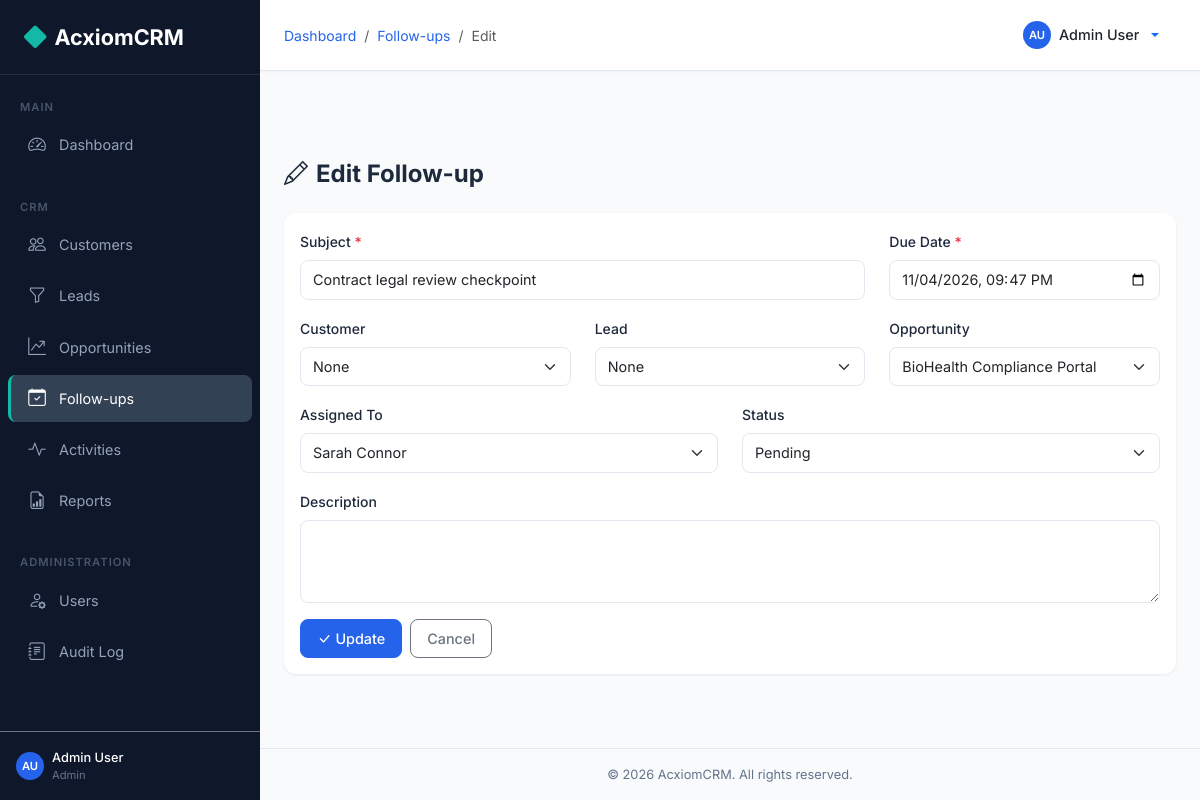
Page /followups/2/edit (signed in) on the committed database.
### backend/models.py (models this page shows, shortened)
class User(UserMixin, db.Model):
    __tablename__ = 'users'
    id = db.Column(db.Integer, primary_key=True)
    first_name = db.Column(db.String(50), nullable=False)
    last_name = db.Column(db.String(50), nullable=False)
    email = db.Column(db.String(120), unique=True, nullable=False, index=True)
    password_hash = db.Column(db.String(256), nullable=False)
    phone = db.Column(db.String(20))
    role_id = db.Column(db.Integer, db.ForeignKey('roles.id'), nullable=False)
    is_active = db.Column(db.Boolean, default=True)
    failed_login_count = db.Column(db.Integer, default=0)
    lockout_until = db.Column(db.DateTime, nullable=True)
    created_at = db.Column(db.DateTime, default=datetime.utcnow)
    updated_at = db.Column(db.DateTime, default=datetime.utcnow, onupdate=datetime.utcnow)
    customers = db.relationship('Customer', backref='assigned_user', lazy='dynamic', foreign_keys='Customer.assigned_to')
    leads = db.relationship('Lead', backref='assigned_user', lazy='dynamic', foreign_keys='Lead.assigned_to')
    opportunities = db.relationship('Opportunity', backref='assigned_user', lazy='dynamic', foreign_keys='Opportunity.assigned_to')
    @property
    def full_name(self):
        return f'{self.first_name} {self.last_name}'
    def is_admin(self):
        return self.role and self.role.name == 'Admin'

class Role(db.Model):
    __tablename__ = 'roles'
    id = db.Column(db.Integer, primary_key=True)
    name = db.Column(db.String(50), unique=True, nullable=False)
    description = db.Column(db.String(200))
    permissions = db.relationship('Permission', secondary=role_permissions, backref='roles')
    users = db.relationship('User', backref='role', lazy='dynamic')

class FollowUp(db.Model):
    __tablename__ = 'followups'
    id = db.Column(db.Integer, primary_key=True)
    subject = db.Column(db.String(200), nullable=False)
    description = db.Column(db.Text)
    customer_id = db.Column(db.Integer, db.ForeignKey('customers.id'))
    lead_id = db.Column(db.Integer, db.ForeignKey('leads.id'))
    opportunity_id = db.Column(db.Integer, db.ForeignKey('opportunities.id'))
    assigned_to = db.Column(db.Integer, db.ForeignKey('users.id'))
    due_date = db.Column(db.DateTime, nullable=False)
    status = db.Column(db.String(20), default='Pending')  # Pending, Completed, Cancelled
    created_by = db.Column(db.Integer, db.ForeignKey('users.id'))
    created_at = db.Column(db.DateTime, default=datetime.utcnow)
    updated_at = db.Column(db.DateTime, default=datetime.utcnow, onupdate=datetime.utcnow)
    assignee = db.relationship('User', foreign_keys=[assigned_to])
    creator = db.relationship('User', foreign_keys=[created_by])

class Opportunity(db.Model):
    __tablename__ = 'opportunities'
    id = db.Column(db.Integer, primary_key=True)
    name = db.Column(db.String(100), nullable=False)
    customer_id = db.Column(db.Integer, db.ForeignKey('customers.id'), nullable=False)
    amount = db.Column(db.Float, default=0.0)
    stage = db.Column(db.String(30), default='Qualification')
    probability = db.Column(db.Integer, default=10)  # 0-100
    expected_close_date = db.Column(db.Date)
    description = db.Column(db.Text)
    assigned_to = db.Column(db.Integer, db.ForeignKey('users.id'))
    created_by = db.Column(db.Integer, db.ForeignKey('users.id'))
    created_at = db.Column(db.DateTime, default=datetime.utcnow)
    updated_at = db.Column(db.DateTime, default=datetime.utcnow, onupdate=datetime.utcnow)
    followups = db.relationship('FollowUp', backref='opportunity', lazy='dynamic')
    activities = db.relationship('Activity', backref='opportunity', lazy='dynamic')
    creator = db.relationship('User', foreign_keys=[created_by])
    STAGES = [
        ('Qualification', 10),
        ('Needs Analysis', 25),
        ('Proposal', 50),
        ('Negotiation', 75),
        ('Closed Won', 100),
        ('Closed Lost', 0),
    ]

### backend/routes/followups.py (the view, shortened to what this page needs)
@followups_bp.route('/<int:id>/edit', methods=['GET', 'POST'])
@login_required
def edit(id):
    fu = FollowUp.query.get_or_404(id)
    customers = Customer.query.order_by(Customer.name).all()
    leads = Lead.query.filter(Lead.converted == False).order_by(Lead.name).all()
    opportunities = Opportunity.query.filter(Opportunity.stage.notin_(['Closed Won', 'Closed Lost'])).order_by(Opportunity.name).all()
    users = User.query.filter_by(is_active=True).order_by(User.first_name).all()
    return render_template('followups/edit.html', followup=fu, customers=customers, leads=leads, opportunities=opportunities, users=users)

### frontend/templates/followups/edit.html (shortened to what this page needs)
{% extends 'base.html' %}
{% block breadcrumb %}
<li class="breadcrumb-item"><a href="{{ url_for('dashboard.index') }}">Dashboard</a></li>
<li class="breadcrumb-item"><a href="{{ url_for('followups.list_followups') }}">Follow-ups</a></li>
<li class="breadcrumb-item active">Edit</li>
{% endblock %}
{% block content %}
<div class="page-header"><h1><i class="bi bi-pencil me-2"></i>Edit Follow-up</h1></div>
<div class="card"><div class="card-body">
    <form method="POST">
        <div class="row">
            <div class="col-md-8 mb-3">
                <label class="form-label">Subject <span class="text-danger">*</span></label>
                <input type="text" class="form-control" name="subject" required value="{{ followup.subject }}">
            </div>
            <div class="col-md-4 mb-3">
                <label class="form-label">Due Date <span class="text-danger">*</span></label>
                <input type="datetime-local" class="form-control" name="due_date" required value="{{ followup.due_date.strftime('%Y-%m-%dT%H:%M') }}">
            </div>
            <div class="col-md-4 mb-3">
                <label class="form-label">Customer</label>
                <select class="form-select" name="customer_id">
                    <option value="">None</option>
                </select>
            </div>
            <div class="col-md-4 mb-3">
                <label class="form-label">Lead</label>
                <select class="form-select" name="lead_id">
                    <option value="">None</option>
                </select>
            </div>
            <div class="col-md-4 mb-3">
                <label class="form-label">Opportunity</label>
                <select class="form-select" name="opportunity_id">
                    {% for o in opportunities %}<option value="{{ o.id }}" {% if followup.opportunity_id == o.id %}selected{% endif %}>{{ o.name }}</option>{% endfor %}
                </select>
            </div>
            <div class="col-md-6 mb-3">
                <label class="form-label">Assigned To</label>
                <select class="form-select" name="assigned_to">
                    {% for u in users %}<option value="{{ u.id }}" {% if followup.assigned_to == u.id %}selected{% endif %}>{{ u.full_name }}</option>{% endfor %}
                </select>
            </div>
            <div class="col-md-6 mb-3">
                <label class="form-label">Status</label>
                <select class="form-select" name="status">
                    {% for s in ['Pending','Completed','Cancelled'] %}<option value="{{ s }}" {% if followup.status == s %}selected{% endif %}>{{ s }}</option>{% endfor %}
                </select>
            </div>
            <div class="col-12 mb-3">
                <label class="form-label">Description</label>
                <textarea class="form-control" name="description" rows="3">{{ followup.description or '' }}</textarea>
            </div>
        </div>
        <div class="d-flex gap-2">
            <button type="submit" class="btn btn-primary"><i class="bi bi-check-lg me-1"></i>Update</button>
            <a href="{{ url_for('followups.list_followups') }}" class="btn btn-outline-secondary">Cancel</a>
        </div>
    </form>
</div></div>
{% endblock %}

### frontend/templates/base.html (shortened to what this page needs)
<!DOCTYPE html>
<html lang="en">
<head>
    <link href="https://cdn.jsdelivr.net/npm/bootstrap@5.3.2/dist/css/bootstrap.min.css" rel="stylesheet">
    <link href="https://cdn.jsdelivr.net/npm/bootstrap-icons@1.11.2/font/bootstrap-icons.min.css" rel="stylesheet">
    <link href="{{ url_for('static', filename='css/style.css') }}" rel="stylesheet">
</head>
<body>
    <nav id="sidebar" class="sidebar">
        <div class="sidebar-brand">
            <i class="bi bi-diamond-fill"></i> AcxiomCRM
        </div>
        <div class="sidebar-nav">
            <div class="sidebar-section">Main</div>
            <ul class="nav flex-column">
                <li class="nav-item">
                    <a class="nav-link {% if request.endpoint == 'dashboard.index' %}active{% endif %}" href="{{ url_for('dashboard.index') }}">
                        <i class="bi bi-speedometer2"></i> Dashboard
                    </a>
                </li>
            </ul>
            <div class="sidebar-section mt-3">CRM</div>
            <ul class="nav flex-column">
                <li class="nav-item">
                    <a class="nav-link {% if 'customers' in (request.endpoint or '') %}active{% endif %}" href="{{ url_for('customers.list_customers') }}">
                        <i class="bi bi-people"></i> Customers
                    </a>
                </li>
                <li class="nav-item">
                    <a class="nav-link {% if 'leads' in (request.endpoint or '') %}active{% endif %}" href="{{ url_for('leads.list_leads') }}">
                        <i class="bi bi-funnel"></i> Leads
                    </a>
                </li>
                <li class="nav-item">
                    <a class="nav-link {% if 'opportunities' in (request.endpoint or '') %}active{% endif %}" href="{{ url_for('opportunities.list_opportunities') }}">
                        <i class="bi bi-graph-up-arrow"></i> Opportunities
                    </a>
                </li>
                <li class="nav-item">
                    <a class="nav-link {% if 'followups' in (request.endpoint or '') %}active{% endif %}" href="{{ url_for('followups.list_followups') }}">
                        <i class="bi bi-calendar-check"></i> Follow-ups
                    </a>
                </li>
                <li class="nav-item">
                    <a class="nav-link {% if 'activities' in (request.endpoint or '') %}active{% endif %}" href="{{ url_for('activities.list_activities') }}">
                        <i class="bi bi-activity"></i> Activities
                    </a>
                </li>
                <li class="nav-item">
                    <a class="nav-link {% if 'reports' in (request.endpoint or '') %}active{% endif %}" href="{{ url_for('reports.index') }}">
                        <i class="bi bi-file-earmark-bar-graph"></i> Reports
                    </a>
                </li>
            </ul>
            {% if current_user.is_admin() %}
            <div class="sidebar-section mt-3">Administration</div>
            <ul class="nav flex-column">
                <li class="nav-item">
                    <a class="nav-link {% if 'users' in (request.endpoint or '') %}active{% endif %}" href="{{ url_for('users.list_users') }}">
                        <i class="bi bi-person-gear"></i> Users
                    </a>
                </li>
                <li class="nav-item">
                    <a class="nav-link {% if 'audit' in (request.endpoint or '') %}active{% endif %}" href="{{ url_for('audit.list_logs') }}">
                        <i class="bi bi-journal-text"></i> Audit Log
                    </a>
                </li>
            </ul>
            {% endif %}
        </div>
        <div class="p-3 border-top border-secondary">
            <div class="d-flex align-items-center gap-2">
                <div class="user-avatar user-avatar-sm">{{ current_user.first_name[0] }}{{ current_user.last_name[0] }}</div>
                <div class="flex-grow-1">
                    <div style="font-size:0.8rem;color:#fff;font-weight:500;">{{ current_user.full_name }}</div>
                    <div style="font-size:0.7rem;color:#64748B;">{{ current_user.role.name }}</div>
                </div>
            </div>
        </div>
    </nav>
    <div class="main-content">
        <div class="top-navbar">
            <div class="d-flex align-items-center gap-3">
                <nav aria-label="breadcrumb">
                    <ol class="breadcrumb mb-0">
                        {% block breadcrumb %}{% endblock %}
                    </ol>
                </nav>
            </div>
            <div class="dropdown">
                <button class="btn btn-link text-decoration-none dropdown-toggle d-flex align-items-center gap-2" type="button" data-bs-toggle="dropdown">
                    <div class="user-avatar user-avatar-sm">{{ current_user.first_name[0] }}{{ current_user.last_name[0] }}</div>
                    <span class="text-dark fw-medium" style="font-size:0.9rem;">{{ current_user.full_name }}</span>
                </button>
            </div>
        </div>
        <div class="content-area pb-0 pt-3" style="padding-bottom:0!important;">
        </div>
        <div class="content-area">
            {% block content %}{% endblock %}
        </div>
        <div class="footer">
            &copy; 2026 AcxiomCRM. All rights reserved.
        </div>
    </div>
</body>
</html>

### rows in the picture
User: first_name "A", last_name "U", full_name "Admin User"
Role: role.name "Admin"
FollowUp: subject "Contract legal review checkpoint", due_date "11/04/2026 21:47", opportunity_id "BioHealth Compliance Portal", assigned_to "Sarah Connor", status "Pending"
